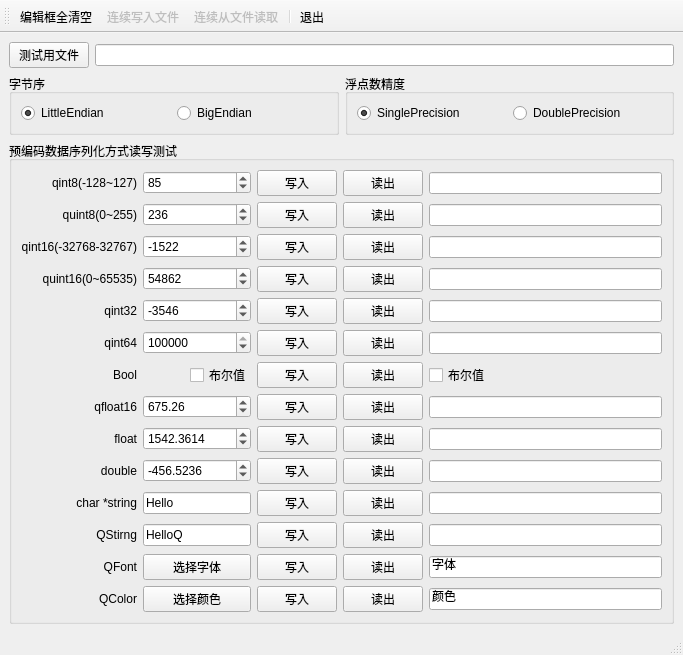
<?xml version="1.0" encoding="UTF-8"?>
<ui version="4.0">
 <class>MainWindow</class>
 <widget class="QMainWindow" name="MainWindow">
  <property name="geometry">
   <rect>
    <x>0</x>
    <y>0</y>
    <width>683</width>
    <height>605</height>
   </rect>
  </property>
  <property name="windowTitle">
   <string>MainWindow</string>
  </property>
  <widget class="QWidget" name="centralwidget">
   <layout class="QVBoxLayout" name="verticalLayout" stretch="1,1,8">
    <item>
     <layout class="QHBoxLayout" name="horizontalLayout">
      <item>
       <widget class="QPushButton" name="btnFile">
        <property name="text">
         <string>测试用文件</string>
        </property>
       </widget>
      </item>
      <item>
       <widget class="QLineEdit" name="editFilename">
        <property name="autoFillBackground">
         <bool>false</bool>
        </property>
        <property name="clearButtonEnabled">
         <bool>true</bool>
        </property>
       </widget>
      </item>
     </layout>
    </item>
    <item>
     <layout class="QHBoxLayout" name="horizontalLayout_2">
      <item>
       <widget class="QGroupBox" name="groupBox">
        <property name="title">
         <string>字节序</string>
        </property>
        <layout class="QHBoxLayout" name="horizontalLayout_3">
         <item>
          <widget class="QRadioButton" name="radio_LittleEndian">
           <property name="text">
            <string>LittleEndian</string>
           </property>
           <property name="checked">
            <bool>true</bool>
           </property>
          </widget>
         </item>
         <item>
          <widget class="QRadioButton" name="radio_BigEndian">
           <property name="text">
            <string>BigEndian</string>
           </property>
          </widget>
         </item>
        </layout>
       </widget>
      </item>
      <item>
       <widget class="QGroupBox" name="groupBox_2">
        <property name="title">
         <string>浮点数精度</string>
        </property>
        <layout class="QHBoxLayout" name="horizontalLayout_4">
         <item>
          <widget class="QRadioButton" name="radio_Single">
           <property name="text">
            <string>SinglePrecision</string>
           </property>
           <property name="checked">
            <bool>true</bool>
           </property>
          </widget>
         </item>
         <item>
          <widget class="QRadioButton" name="radio_Double">
           <property name="text">
            <string>DoublePrecision</string>
           </property>
          </widget>
         </item>
        </layout>
       </widget>
      </item>
     </layout>
    </item>
    <item>
     <widget class="QGroupBox" name="gBox">
      <property name="title">
       <string>预编码数据序列化方式读写测试</string>
      </property>
      <layout class="QGridLayout" name="gridLayout">
       <item row="5" column="0">
        <widget class="QLabel" name="label_6">
         <property name="text">
          <string>qint64</string>
         </property>
         <property name="alignment">
          <set>Qt::AlignRight|Qt::AlignTrailing|Qt::AlignVCenter</set>
         </property>
        </widget>
       </item>
       <item row="7" column="0">
        <widget class="QLabel" name="label_7">
         <property name="text">
          <string>qfloat16</string>
         </property>
         <property name="alignment">
          <set>Qt::AlignRight|Qt::AlignTrailing|Qt::AlignVCenter</set>
         </property>
        </widget>
       </item>
       <item row="10" column="0">
        <widget class="QLabel" name="label_11">
         <property name="text">
          <string>char *string</string>
         </property>
         <property name="alignment">
          <set>Qt::AlignRight|Qt::AlignTrailing|Qt::AlignVCenter</set>
         </property>
        </widget>
       </item>
       <item row="1" column="5">
        <widget class="QLineEdit" name="editUint8"/>
       </item>
       <item row="12" column="1" colspan="2">
        <widget class="QPushButton" name="btnFont_In">
         <property name="text">
          <string>选择字体</string>
         </property>
        </widget>
       </item>
       <item row="0" column="5">
        <widget class="QLineEdit" name="editInt8"/>
       </item>
       <item row="13" column="0">
        <widget class="QLabel" name="label_14">
         <property name="text">
          <string>QColor</string>
         </property>
         <property name="alignment">
          <set>Qt::AlignRight|Qt::AlignTrailing|Qt::AlignVCenter</set>
         </property>
        </widget>
       </item>
       <item row="4" column="0">
        <widget class="QLabel" name="label_5">
         <property name="text">
          <string>qint32</string>
         </property>
         <property name="alignment">
          <set>Qt::AlignRight|Qt::AlignTrailing|Qt::AlignVCenter</set>
         </property>
        </widget>
       </item>
       <item row="4" column="3">
        <widget class="QPushButton" name="btnInt32_Write">
         <property name="text">
          <string>写入</string>
         </property>
        </widget>
       </item>
       <item row="3" column="5">
        <widget class="QLineEdit" name="editUint16"/>
       </item>
       <item row="1" column="4">
        <widget class="QPushButton" name="btnUint8_Read">
         <property name="text">
          <string>读出</string>
         </property>
        </widget>
       </item>
       <item row="6" column="3">
        <widget class="QPushButton" name="btnBool_Write">
         <property name="text">
          <string>写入</string>
         </property>
        </widget>
       </item>
       <item row="12" column="0">
        <widget class="QLabel" name="label_13">
         <property name="text">
          <string>QFont</string>
         </property>
         <property name="alignment">
          <set>Qt::AlignRight|Qt::AlignTrailing|Qt::AlignVCenter</set>
         </property>
        </widget>
       </item>
       <item row="2" column="3">
        <widget class="QPushButton" name="btnInt16_Write">
         <property name="text">
          <string>写入</string>
         </property>
        </widget>
       </item>
       <item row="8" column="3">
        <widget class="QPushButton" name="btnFloat_Write">
         <property name="text">
          <string>写入</string>
         </property>
        </widget>
       </item>
       <item row="1" column="3">
        <widget class="QPushButton" name="btnUint8_Write">
         <property name="text">
          <string>写入</string>
         </property>
        </widget>
       </item>
       <item row="7" column="5">
        <widget class="QLineEdit" name="editFloat16"/>
       </item>
       <item row="12" column="5">
        <widget class="QLineEdit" name="editFont">
         <property name="text">
          <string>字体</string>
         </property>
        </widget>
       </item>
       <item row="11" column="5">
        <widget class="QLineEdit" name="editString"/>
       </item>
       <item row="3" column="4">
        <widget class="QPushButton" name="btnUint16_Read">
         <property name="text">
          <string>读出</string>
         </property>
        </widget>
       </item>
       <item row="12" column="3">
        <widget class="QPushButton" name="btnFontWrite">
         <property name="text">
          <string>写入</string>
         </property>
        </widget>
       </item>
       <item row="13" column="4">
        <widget class="QPushButton" name="btnColor_Read">
         <property name="text">
          <string>读出</string>
         </property>
        </widget>
       </item>
       <item row="0" column="3">
        <widget class="QPushButton" name="btnInt8_Write">
         <property name="text">
          <string>写入</string>
         </property>
        </widget>
       </item>
       <item row="6" column="0">
        <widget class="QLabel" name="label_9">
         <property name="text">
          <string>Bool</string>
         </property>
         <property name="alignment">
          <set>Qt::AlignRight|Qt::AlignTrailing|Qt::AlignVCenter</set>
         </property>
        </widget>
       </item>
       <item row="2" column="4">
        <widget class="QPushButton" name="btnInt16_Read">
         <property name="text">
          <string>读出</string>
         </property>
        </widget>
       </item>
       <item row="9" column="4">
        <widget class="QPushButton" name="btnDouble_Read">
         <property name="text">
          <string>读出</string>
         </property>
        </widget>
       </item>
       <item row="6" column="4">
        <widget class="QPushButton" name="btnBool_Read">
         <property name="text">
          <string>读出</string>
         </property>
        </widget>
       </item>
       <item row="4" column="5">
        <widget class="QLineEdit" name="editInt32"/>
       </item>
       <item row="9" column="5">
        <widget class="QLineEdit" name="editDouble"/>
       </item>
       <item row="13" column="1" colspan="2">
        <widget class="QPushButton" name="btnColor_In">
         <property name="text">
          <string>选择颜色</string>
         </property>
        </widget>
       </item>
       <item row="6" column="5">
        <widget class="QCheckBox" name="chkBox_Out">
         <property name="text">
          <string>布尔值</string>
         </property>
        </widget>
       </item>
       <item row="5" column="5">
        <widget class="QLineEdit" name="editInt64"/>
       </item>
       <item row="10" column="1" colspan="2">
        <widget class="QLineEdit" name="editCharHello">
         <property name="text">
          <string>Hello</string>
         </property>
        </widget>
       </item>
       <item row="5" column="4">
        <widget class="QPushButton" name="btnInt64_Read">
         <property name="text">
          <string>读出</string>
         </property>
        </widget>
       </item>
       <item row="9" column="3">
        <widget class="QPushButton" name="btnDouble_Write">
         <property name="text">
          <string>写入</string>
         </property>
        </widget>
       </item>
       <item row="13" column="3">
        <widget class="QPushButton" name="btnColor_Write">
         <property name="text">
          <string>写入</string>
         </property>
        </widget>
       </item>
       <item row="10" column="3">
        <widget class="QPushButton" name="btnChar_Write">
         <property name="text">
          <string>写入</string>
         </property>
        </widget>
       </item>
       <item row="7" column="3">
        <widget class="QPushButton" name="btnFloat16_Write">
         <property name="text">
          <string>写入</string>
         </property>
        </widget>
       </item>
       <item row="12" column="4">
        <widget class="QPushButton" name="btnFont_Read">
         <property name="text">
          <string>读出</string>
         </property>
        </widget>
       </item>
       <item row="0" column="4">
        <widget class="QPushButton" name="btnInt8_Read">
         <property name="text">
          <string>读出</string>
         </property>
        </widget>
       </item>
       <item row="11" column="1" colspan="2">
        <widget class="QLineEdit" name="editStringHelloQ">
         <property name="text">
          <string>HelloQ</string>
         </property>
        </widget>
       </item>
       <item row="11" column="0">
        <widget class="QLabel" name="label_12">
         <property name="text">
          <string>QStirng</string>
         </property>
         <property name="alignment">
          <set>Qt::AlignRight|Qt::AlignTrailing|Qt::AlignVCenter</set>
         </property>
        </widget>
       </item>
       <item row="4" column="4">
        <widget class="QPushButton" name="btnInt32_Read">
         <property name="text">
          <string>读出</string>
         </property>
        </widget>
       </item>
       <item row="11" column="4">
        <widget class="QPushButton" name="btnString_Read">
         <property name="text">
          <string>读出</string>
         </property>
        </widget>
       </item>
       <item row="8" column="4">
        <widget class="QPushButton" name="btnFloat_Read">
         <property name="text">
          <string>读出</string>
         </property>
        </widget>
       </item>
       <item row="9" column="0">
        <widget class="QLabel" name="label_10">
         <property name="text">
          <string>double</string>
         </property>
         <property name="alignment">
          <set>Qt::AlignRight|Qt::AlignTrailing|Qt::AlignVCenter</set>
         </property>
        </widget>
       </item>
       <item row="7" column="4">
        <widget class="QPushButton" name="btnFloat16_Read">
         <property name="text">
          <string>读出</string>
         </property>
        </widget>
       </item>
       <item row="8" column="0">
        <widget class="QLabel" name="label_8">
         <property name="text">
          <string>float</string>
         </property>
         <property name="alignment">
          <set>Qt::AlignRight|Qt::AlignTrailing|Qt::AlignVCenter</set>
         </property>
        </widget>
       </item>
       <item row="2" column="5">
        <widget class="QLineEdit" name="editInt16"/>
       </item>
       <item row="13" column="5">
        <widget class="QLineEdit" name="editColor">
         <property name="text">
          <string>颜色</string>
         </property>
        </widget>
       </item>
       <item row="10" column="5">
        <widget class="QLineEdit" name="editChar"/>
       </item>
       <item row="11" column="3">
        <widget class="QPushButton" name="btnString_Write">
         <property name="text">
          <string>写入</string>
         </property>
        </widget>
       </item>
       <item row="5" column="3">
        <widget class="QPushButton" name="btnInt64_Write">
         <property name="text">
          <string>写入</string>
         </property>
        </widget>
       </item>
       <item row="8" column="5">
        <widget class="QLineEdit" name="editFloat"/>
       </item>
       <item row="10" column="4">
        <widget class="QPushButton" name="btnChar_Read">
         <property name="text">
          <string>读出</string>
         </property>
        </widget>
       </item>
       <item row="3" column="3">
        <widget class="QPushButton" name="btnUint16_Write">
         <property name="text">
          <string>写入</string>
         </property>
        </widget>
       </item>
       <item row="6" column="2">
        <widget class="QCheckBox" name="chkBox_In">
         <property name="text">
          <string>布尔值</string>
         </property>
        </widget>
       </item>
       <item row="5" column="1" colspan="2">
        <widget class="QSpinBox" name="spinInt64">
         <property name="maximum">
          <number>1111111111</number>
         </property>
         <property name="value">
          <number>2564851</number>
         </property>
        </widget>
       </item>
       <item row="4" column="1" colspan="2">
        <widget class="QSpinBox" name="spinInt32">
         <property name="minimum">
          <number>-32768</number>
         </property>
         <property name="maximum">
          <number>32767</number>
         </property>
         <property name="value">
          <number>-3546</number>
         </property>
        </widget>
       </item>
       <item row="3" column="0">
        <widget class="QLabel" name="label_4">
         <property name="text">
          <string>quint16(0~65535)</string>
         </property>
         <property name="alignment">
          <set>Qt::AlignRight|Qt::AlignTrailing|Qt::AlignVCenter</set>
         </property>
        </widget>
       </item>
       <item row="3" column="1" colspan="2">
        <widget class="QSpinBox" name="spinUint16">
         <property name="maximum">
          <number>65535</number>
         </property>
         <property name="value">
          <number>54862</number>
         </property>
        </widget>
       </item>
       <item row="2" column="0">
        <widget class="QLabel" name="label_3">
         <property name="text">
          <string>qint16(-32768-32767)</string>
         </property>
         <property name="alignment">
          <set>Qt::AlignRight|Qt::AlignTrailing|Qt::AlignVCenter</set>
         </property>
        </widget>
       </item>
       <item row="2" column="1" colspan="2">
        <widget class="QSpinBox" name="spinInt16">
         <property name="minimum">
          <number>-32768</number>
         </property>
         <property name="maximum">
          <number>32767</number>
         </property>
         <property name="value">
          <number>-1522</number>
         </property>
        </widget>
       </item>
       <item row="1" column="0">
        <widget class="QLabel" name="label_2">
         <property name="text">
          <string>quint8(0~255)</string>
         </property>
         <property name="alignment">
          <set>Qt::AlignRight|Qt::AlignTrailing|Qt::AlignVCenter</set>
         </property>
        </widget>
       </item>
       <item row="0" column="0">
        <widget class="QLabel" name="label">
         <property name="text">
          <string>qint8(-128~127)</string>
         </property>
         <property name="alignment">
          <set>Qt::AlignRight|Qt::AlignTrailing|Qt::AlignVCenter</set>
         </property>
        </widget>
       </item>
       <item row="0" column="1" colspan="2">
        <widget class="QSpinBox" name="spinInt8">
         <property name="maximum">
          <number>127</number>
         </property>
         <property name="value">
          <number>85</number>
         </property>
        </widget>
       </item>
       <item row="1" column="1" colspan="2">
        <widget class="QSpinBox" name="spinUint8">
         <property name="maximum">
          <number>255</number>
         </property>
         <property name="value">
          <number>236</number>
         </property>
        </widget>
       </item>
       <item row="7" column="1" colspan="2">
        <widget class="QDoubleSpinBox" name="spinFloat16">
         <property name="maximum">
          <double>5555555.000000000000000</double>
         </property>
         <property name="value">
          <double>675.259999999999991</double>
         </property>
        </widget>
       </item>
       <item row="8" column="1" colspan="2">
        <widget class="QDoubleSpinBox" name="spinFloat">
         <property name="decimals">
          <number>4</number>
         </property>
         <property name="maximum">
          <double>50000.000000000000000</double>
         </property>
         <property name="value">
          <double>1542.361400000000003</double>
         </property>
        </widget>
       </item>
       <item row="9" column="1" colspan="2">
        <widget class="QDoubleSpinBox" name="spinDouble">
         <property name="decimals">
          <number>4</number>
         </property>
         <property name="minimum">
          <double>-22222222.000000000000000</double>
         </property>
         <property name="maximum">
          <double>99999999.989999994635582</double>
         </property>
         <property name="value">
          <double>-456.523599999999988</double>
         </property>
        </widget>
       </item>
      </layout>
     </widget>
    </item>
   </layout>
  </widget>
  <widget class="QStatusBar" name="statusbar"/>
  <widget class="QToolBar" name="toolBar">
   <property name="windowTitle">
    <string>toolBar</string>
   </property>
   <property name="toolButtonStyle">
    <enum>Qt::ToolButtonTextUnderIcon</enum>
   </property>
   <attribute name="toolBarArea">
    <enum>TopToolBarArea</enum>
   </attribute>
   <attribute name="toolBarBreak">
    <bool>false</bool>
   </attribute>
   <addaction name="actClearOutput"/>
   <addaction name="actSaveALL"/>
   <addaction name="actReadALL"/>
   <addaction name="separator"/>
   <addaction name="actClose"/>
  </widget>
  <action name="actClearOutput">
   <property name="icon">
    <iconset resource="res.qrc">
     <normaloff>:/images/214.bmp</normaloff>:/images/214.bmp</iconset>
   </property>
   <property name="text">
    <string>编辑框全清空</string>
   </property>
   <property name="menuRole">
    <enum>QAction::NoRole</enum>
   </property>
  </action>
  <action name="actClose">
   <property name="icon">
    <iconset resource="res.qrc">
     <normaloff>:/images/132.bmp</normaloff>:/images/132.bmp</iconset>
   </property>
   <property name="text">
    <string>退出</string>
   </property>
   <property name="menuRole">
    <enum>QAction::NoRole</enum>
   </property>
  </action>
  <action name="actSaveALL">
   <property name="enabled">
    <bool>false</bool>
   </property>
   <property name="icon">
    <iconset resource="res.qrc">
     <normaloff>:/images/saveall1.bmp</normaloff>:/images/saveall1.bmp</iconset>
   </property>
   <property name="text">
    <string>连续写入文件</string>
   </property>
   <property name="menuRole">
    <enum>QAction::NoRole</enum>
   </property>
  </action>
  <action name="actReadALL">
   <property name="enabled">
    <bool>false</bool>
   </property>
   <property name="icon">
    <iconset resource="res.qrc">
     <normaloff>:/images/upfold1.bmp</normaloff>:/images/upfold1.bmp</iconset>
   </property>
   <property name="text">
    <string>连续从文件读取</string>
   </property>
   <property name="menuRole">
    <enum>QAction::NoRole</enum>
   </property>
  </action>
 </widget>
 <resources>
  <include location="res.qrc"/>
 </resources>
 <connections>
  <connection>
   <sender>actClose</sender>
   <signal>triggered()</signal>
   <receiver>MainWindow</receiver>
   <slot>close()</slot>
   <hints>
    <hint type="sourcelabel">
     <x>-1</x>
     <y>-1</y>
    </hint>
    <hint type="destinationlabel">
     <x>362</x>
     <y>318</y>
    </hint>
   </hints>
  </connection>
 </connections>
</ui>
